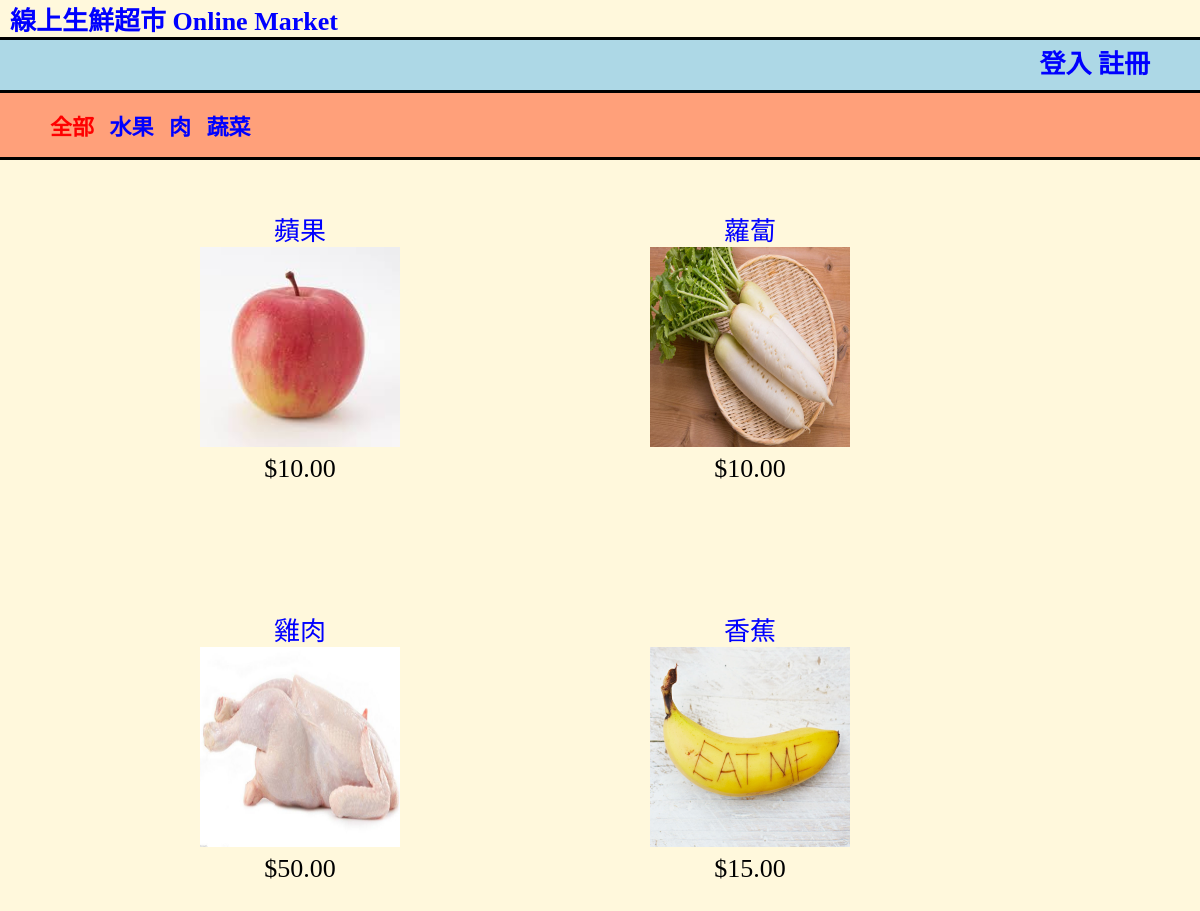
The page / on the database its author committed.
### shop/models.py (models this page shows, shortened)
class Category(models.Model):
    name = models.CharField(max_length=200, db_index=True)
    slug = models.SlugField(max_length=200, db_index=True, unique=True)
    class Meta:
        ordering = ('name',)
        verbose_name = 'category'
        verbose_name_plural = 'categories'
    def get_absolute_url(self):
        return reverse('shop:product_list_by_category',
                       args=[self.slug])

class Product(models.Model):
    category = models.ForeignKey(Category, related_name='products')
    name = models.CharField(max_length=200, db_index=True)
    slug = models.SlugField(max_length=200, db_index=True)
    image = models.ImageField(upload_to='products/%Y/%m/%d', blank=True)
    description = models.TextField(blank=True)
    price = models.DecimalField(max_digits=10, decimal_places=2)
    stock = models.PositiveIntegerField()
    available = models.BooleanField(default=True)
    created = models.DateTimeField(auto_now_add=True)
    updated = models.DateTimeField(auto_now=True)
    class Meta:
        ordering = ('name',)
        index_together = (('id', 'slug'),)
    def get_absolute_url(self):
        return reverse('shop:product_detail',
                       args=[self.id, self.slug])

### shop/views.py (the view)
# urls.py: url(r'^$', views.product_list, name='product_list'),
def product_list(request, category_slug=None):
    category = None
    categories = Category.objects.all()
    products = Product.objects.filter(available=True)
    if category_slug:
        category = get_object_or_404(Category, slug=category_slug)
        products = products.filter(category=category)
    return render(request, 'shop/product/list.html', {'category': category,
                                                      'categories': categories, 'products': products})

### shop/templates/shop/product/list.html (shortened to what this page needs)
{% extends "shop/base.html" %}
{% load staticfiles %}
{% block content %}
    <div id="sidebar">
        <ul>
            <li class="selected">
                <a href="{% url "shop:product_list" %}" style="color: red;margin-left: 10px;">全部</a>
                {% for c in categories %}
                    <a href="{{ c.get_absolute_url }}" style="margin-left: 10px;"> {{ c.name }}</a>
                {% endfor %}
            </li>
        </ul>
    </div>
    <div id="main" class="product-list">
        {% for product in products %}
            <div class="item">
                <a href="{{ product.get_absolute_url }}"> {{ product.name }}</a>
                <br>
                <a href="{{ product.get_absolute_url }}">
                    <img src="{% if product.image %}{{ product.image.url }}{% else %}
                                {% static "images/no_image.png" %}{% endif %}" style="width: 200px;height: 200px;">
                </a>
                <br>
                ${{ product.price }}
            </div>
        {% endfor %}
    </div>
{% endblock %}

### shop/static/css/base.css (style rules this page uses)
body { background-color: cornsilk; margin: 0 auto; padding: 0 auto; }
a { position:relative; text-decoration:none; color: blue; }
ul, li { position:relative; }
#sidebar { background-color: lightsalmon; width: 100%; border-bottom-style:solid; border-top-style: solid; margin-bottom: 50px; }
.selected { font-size: 22px; font-weight: bold; list-style-type: none; }
.item { text-align:center; font-size: 26px; height: 300px; width: 300px; float:left; margin-left: 150px; margin-bottom: 100px; }

### rows shown on the page
Category: name "水果"
Category: name "肉"
Category: name "蔬菜"
Product: name "蘋果", image (picture), price "10.00"
Product: name "蘿蔔", image (picture), price "10.00"
Product: name "雞肉", image (picture), price "50.00"
Product: name "香蕉", image (picture), price "15.00"
